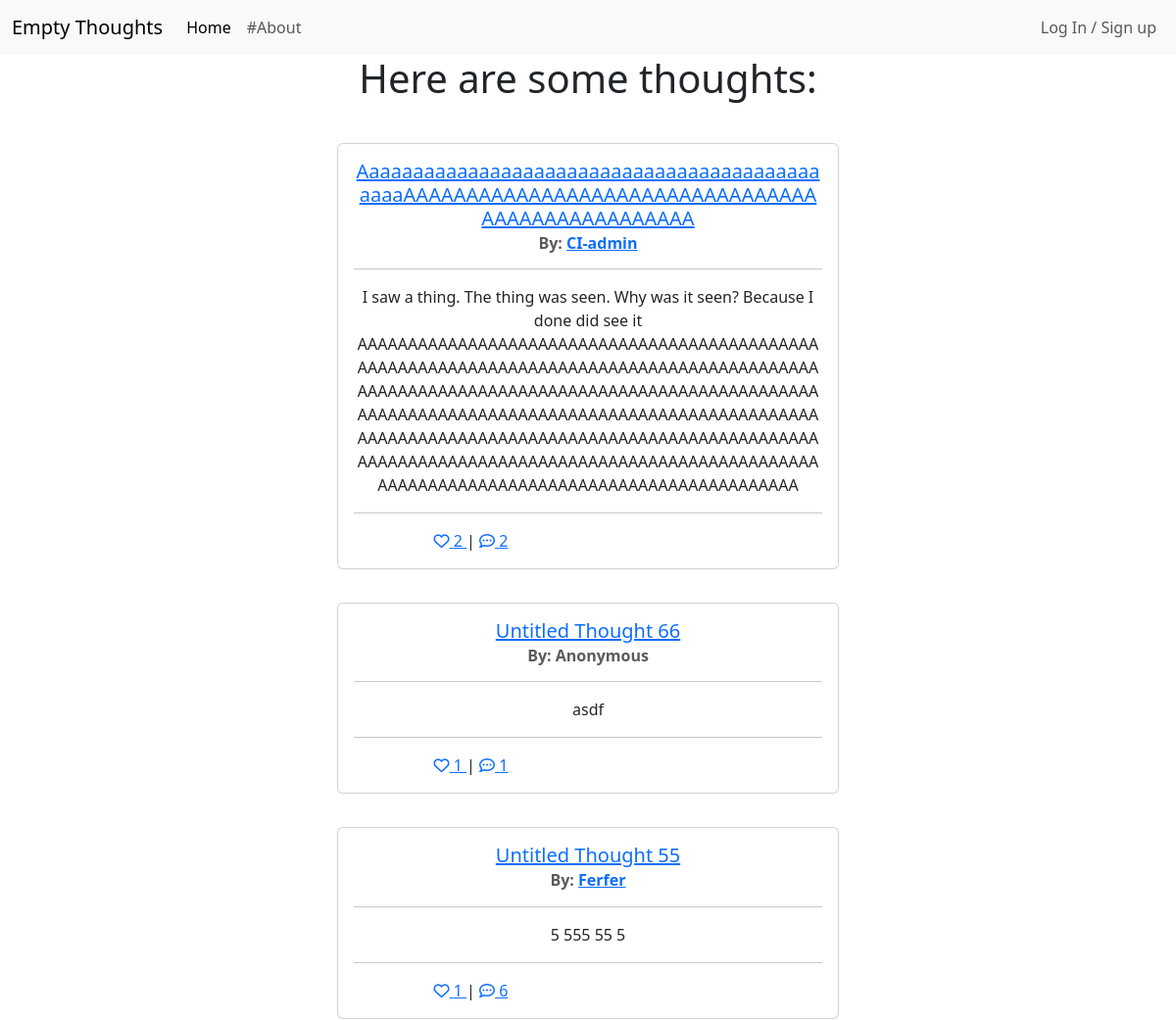
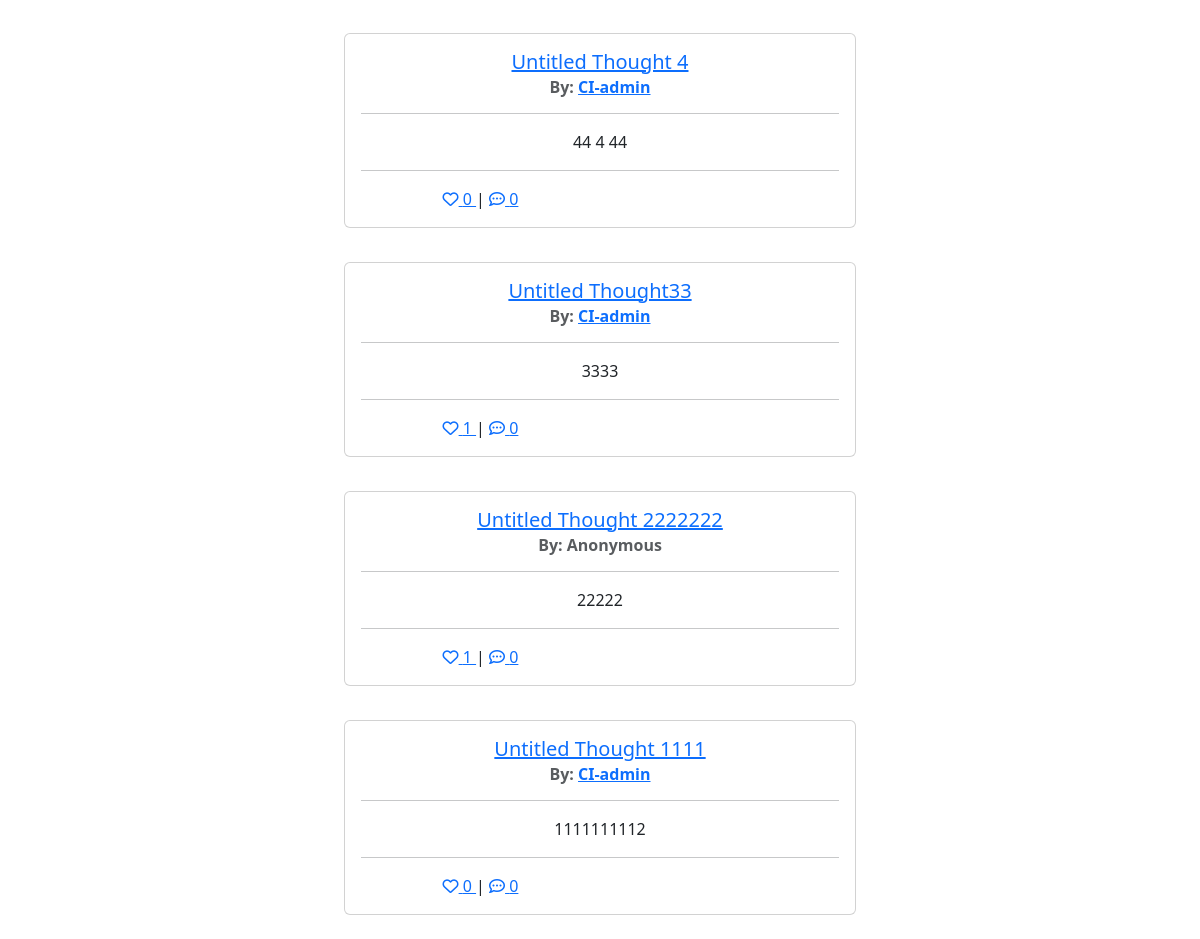
The page / on the database its author committed (2 pictures, top to bottom).
### thoughts/models.py (models this page shows, shortened)
class Thought(models.Model):
    title = models.CharField(
        max_length=96, null=False, blank=False, default="Untitled Thought")
    author = models.ForeignKey(
        User,
        on_delete=models.CASCADE,
        related_name='thoughts'
        )
    content = models.TextField(max_length=400, null=False, blank=False)
    time = models.TimeField(default=timezone.now)
    anonymous = models.BooleanField(null=False, blank=False, default=True)
    date_created = models.DateTimeField(auto_now_add=True)
    date_updated = models.DateTimeField(auto_now=True)
    likes = models.ManyToManyField(
        User,
        related_name="thought_likes",
        blank=True
        )
    tags = models.ManyToManyField(Tag, blank=True)
    class Meta:
        ordering = ['-date_created']
    def number_of_likes(self):
        return self.likes.count()
    def number_of_comments(self):
        return self.comment_thought.count()

### thoughts/views.py (the view, shortened to what this page needs)
# urls.py: path('', views.ThoughtList.as_view(), name='home'),
class ThoughtList(generic.ListView):
    model = Thought
    queryset = Thought.objects.order_by('-date_created')
    template_name = 'thoughts/view_thoughts.html'
    paginate_by = 10

### templates/thoughts/view_thoughts.html (shortened to what this page needs)
{% extends 'base.html' %}
{% block content %}
{% load static %}
<div class="container text-center">
    <h1>Here are some thoughts:</h1>
    {% if user.is_authenticated %}
    <a href="/add">
        <button type="button" class="btn btn-primary btn-lg">Create new thought?</button>
    </a>
    {% else %}
    <br>
    {% endif %}
    {% for thought in thought_list %}
        <div class="card center">
            <div class="card-body">
                <h5 class="card-title">
                    <a href="/view/{{thought.id}}">
                    {{thought.title}}
                    </a>
                </h5>
                <h6 class="card-subtitle mb-2 text-body-secondary">
                    {% if thought.anonymous %}
                    <strong>By: Anonymous</strong>
                    {% else %}
                    <strong>By: <a href="/user/{{thought.author.pk}}">{{thought.author}}</a></strong>
                    {% endif %}</h6>
                <hr>
                <p class="card-text">{{thought.content}} </p>
                <hr>
                <div class="container-fluid">
                    <div class="row">
                        <div class="col">
                            <span class="">
                                <a href="/like/{{thought.id}}">
                            {% if request.user in thought.likes.all %}
                            <i class="fa-solid fa-heart"></i>
                            {% else %}
                            <i class="fa-regular fa-heart"></i>
                            {% endif %}
                            {{ thought.number_of_likes }} </a>|
                            <a href="/view/{{thought.id}}">
                                <i class="fa-regular fa-comment-dots"></i> {{ thought.number_of_comments }}
                            </a>
                            </span>
                        </div>
                    </div>
                </div>
            </div>
        </div>
        <br>
        {% empty %}
        <p>No thoughts, head empty...<br>
        Add new thought?</p>
    {% endfor %}
</div>
{%endblock%}

### static/css/style.css (style rules this page uses)
.card { margin: 0 auto; float: none; margin-top: 10px; width: 32rem; }
.col { align-self: center; }

### rows shown on the page
Thought: title "AaaaaaaaaaaaaaaaaaaaaaaaaaaaaaaaaaaaaaaaaaaaaaAAAAAAAAAAAAAAAAAAAAAAAAAAAAAAAAAAAAAAAAAAAAAAAAAA", author "CI-admin", content "I saw a thing. The thing was seen. Why was it seen? Because I done did see it AAAAAAAAAAAAAAAAAAAAAAAAAAAAAAAAAAAAAAAAAAAAAAAAAAAAAAAAAAAAAAAAAAAAAAAAAAAAAAAAAAAAAAAAAAAAAAAAAAAAAAAAAAAAAAAAAAAAAAAAAAAAAAAAAAAAAAAAAAAAAAAAAAAAAAAAAAAAAAAAAAAAAAAAAAAAAAAAAAAAAAAAAAAAAAAAAAAAAAAAAAAAAAAAAAAAAAAAAAAAAAAAAAAAAAAAAAAAAAAAAAAAAAAAAAAAAAAAAAAAAAAAAAAAAAAAAAAAAAAAAAAAAAAAAAAAAAAAAAAAAAAAAAAAAAAAAAAAAA", number_of_likes "2", number_of_comments "2"
Thought: title "Untitled Thought 66", anonymous "By: Anonymous", content "asdf", number_of_likes "1", number_of_comments "1"
Thought: title "Untitled Thought 55", author "Ferfer", content "5 555 55 5", number_of_likes "1", number_of_comments "6"
Thought: title "Untitled Thought 4", author "CI-admin", content "44 4 44", number_of_likes "0", number_of_comments "0"
Thought: title "Untitled Thought33", author "CI-admin", content "3333", number_of_likes "1", number_of_comments "0"
Thought: title "Untitled Thought 2222222", anonymous "By: Anonymous", content "22222", number_of_likes "1", number_of_comments "0"
Thought: title "Untitled Thought 1111", author "CI-admin", content "1111111112", number_of_likes "0", number_of_comments "0"
